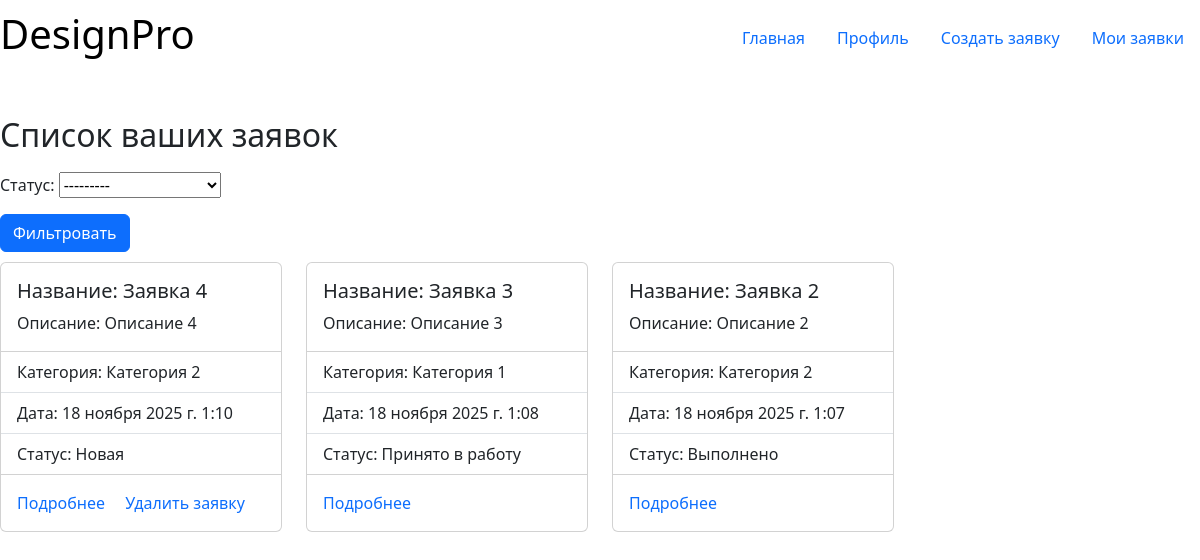
The app's page /designapp/designrequestsuser/ (signed in) with its own data.
### designapp/models.py (models this page shows, shortened)
class DesignRequest(models.Model):
    STATUS = (
        ('n', 'Новая'),
        ('w', 'Принято в работу'),
        ('d', 'Выполнено'),
    )
    title = models.CharField()
    description = models.TextField()
    category = models.ForeignKey('Category', on_delete=models.CASCADE)
    date = models.DateTimeField(auto_now_add=True)
    image = models.ImageField(default='default.jpg', upload_to='images/')
    status = models.CharField(max_length=1, choices=STATUS, default='n', verbose_name='Статус')
    comment = models.TextField(blank=True, help_text='Комментарий к заявке')
    customer = models.ForeignKey('CustomUser', on_delete=models.SET_NULL, null=True)
    result_image = models.ImageField(blank=True, upload_to='images/')
    class Meta:
        verbose_name = 'Заявка'
        verbose_name_plural = 'Заявки'
        ordering = ['-date']
        permissions = (("can_change_status", "Смена статуса заявки"),)
    def get_absolute_url(self):
        return reverse('designrequest-detail', args=[str(self.id)])

class Category(models.Model):
    title = models.CharField(verbose_name='Название категории')
    class Meta:
        verbose_name = 'Категория'
        verbose_name_plural = 'Категории'
    def __str__(self):
        return self.title

### designapp/views.py (the view)
# urls.py: path('designrequestsuser/', views.DesignRequestUserList.as_view(), name='designrequest-user-list'),
class DesignRequestUserList(LoginRequiredMixin, generic.ListView):
    model = DesignRequest
    template_name = 'designapp/designrequest_user_list.html'
    context_object_name = 'designrequest_user_list'
    def get_queryset(self):
        queryset = DesignRequest.objects.filter(customer=self.request.user)
        self.filterset = DesignRequestFilter(self.request.GET, queryset=queryset)
        return self.filterset.qs
    def get_context_data(self, **kwargs):
        context = super().get_context_data(**kwargs)
        context['filter'] = self.filterset
        return context

### designapp/templates/designapp/designrequest_user_list.html (shortened to what this page needs)
{% extends 'base.html' %}
{% block content %}
<section>
    <h2>Список ваших заявок</h2>
    <form>
        {{ filter.form.as_p }}
        <button type="submit" class="btn btn-primary">Фильтровать</button>
    </form>
    {% if designrequest_user_list %}
    <div class="row row-cols-1 row-cols-md-4 g-4">
    {% for designrequest in designrequest_user_list %}
        <div class="col">
            <div class="card">
                <div class="card-body">
                    <h5 class="card-title">Название: {{ designrequest.title }}</h5>
                    <p class="card-text">Описание: {{ designrequest.description }}</p>
                </div>
                <ul class="list-group list-group-flush">
                    <li class="list-group-item">Категория: {{ designrequest.category }}</li>
                    <li class="list-group-item">Дата: {{ designrequest.date }}</li>
                    <li class="list-group-item">Статус: {{ designrequest.get_status_display }}</li>
                </ul>
                 <div class="card-body">
                     <a href="{{ designrequest.get_absolute_url }}" class="card-link">Подробнее</a>
                     {% if designrequest.status == 'n' %}
                     <a href="{% url 'designrequest-delete' designrequest.id %}" class="card-link">Удалить заявку</a>
                     {% endif %}
                 </div>
            </div>
        </div>
    {% endfor %}
    </div>
    {% else %}
        <p>Список ваших заявок пуст</p>
    {% endif %}
</section>
{% endblock %}

### designapp/static/css/style.css (style rules this page uses)
* { margin: 0; padding: 0; }
body { max-width: 1440px; margin: auto; }
a { text-decoration: none; }
section { display: flex; flex-direction: column; gap: 10px; }

### records on screen
DesignRequest: title "Заявка 4", description "Описание 4", category "Категория 2", date "18 ноября 2025 г. 1:10", status "Новая", shows "Удалить заявку"
DesignRequest: title "Заявка 3", description "Описание 3", category "Категория 1", date "18 ноября 2025 г. 1:08", status "Принято в работу"
DesignRequest: title "Заявка 2", description "Описание 2", category "Категория 2", date "18 ноября 2025 г. 1:07", status "Выполнено"
